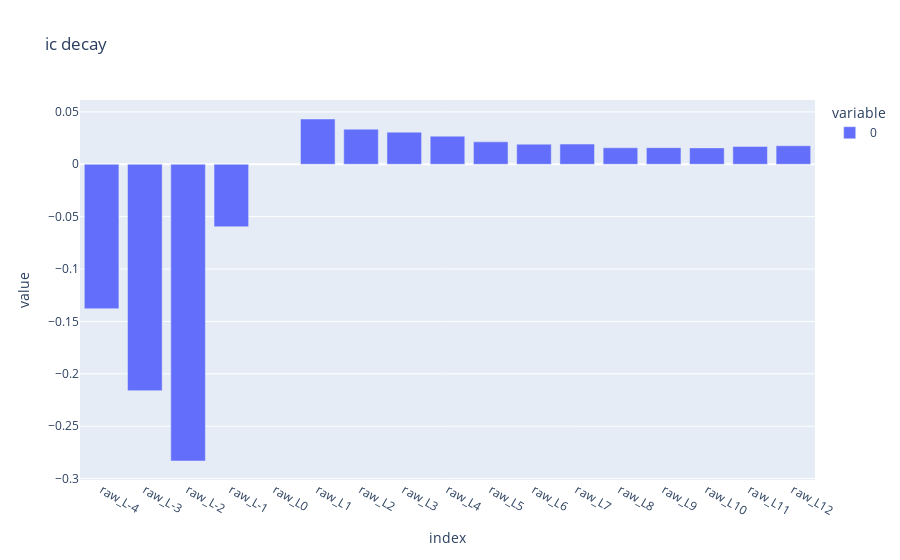
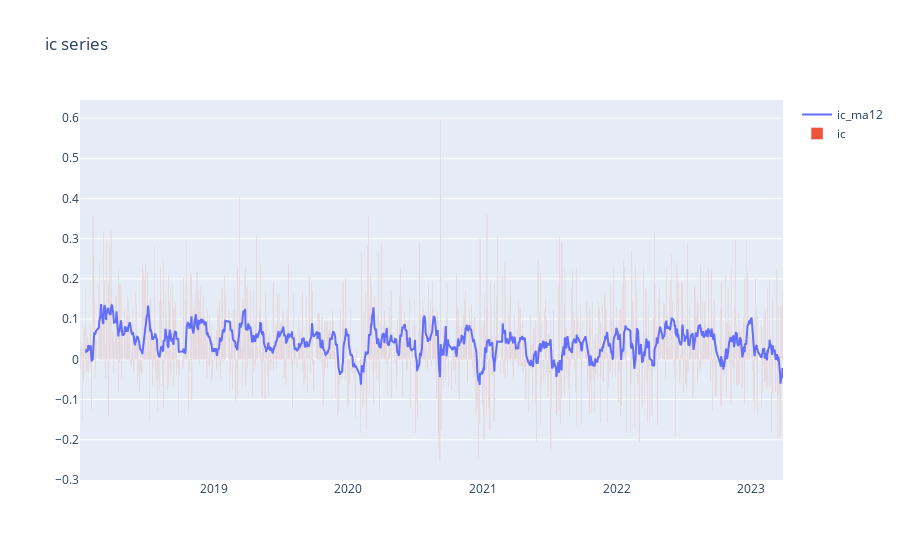
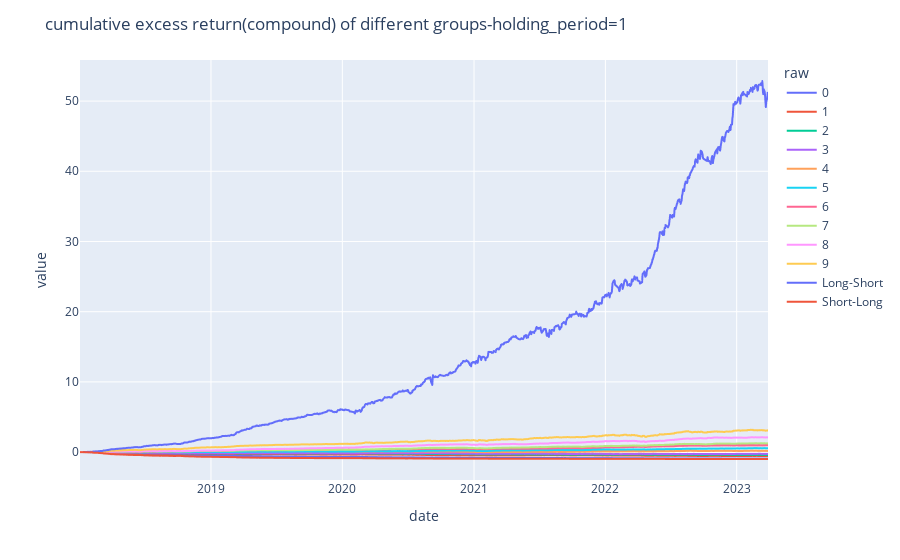
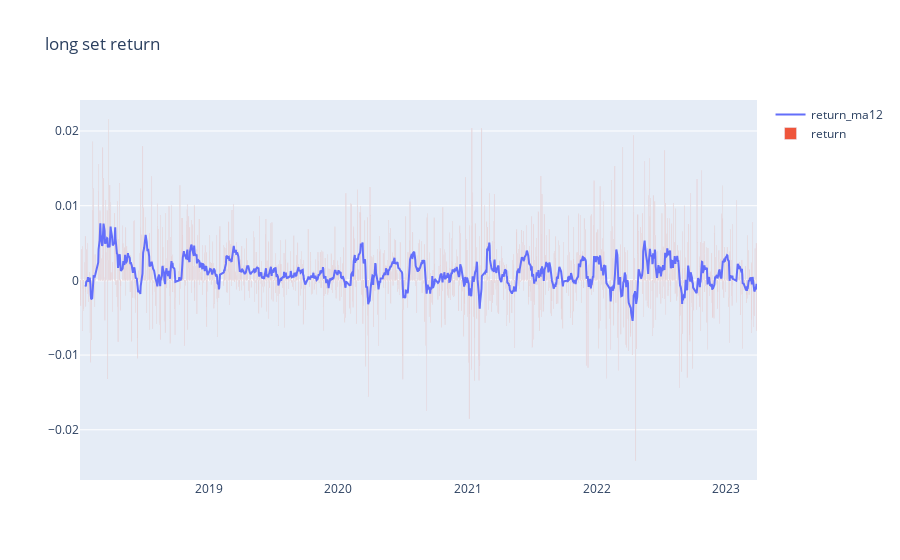

The notebook cell saved with these charts, in order:
### Code cell
report = fe.get_factor_detail_report(factor='raw',cost=0.00,universe=index_cons['zz1000'],holding_period=1,groups=10,base='avg',total=False,add_shift=1,excess_return=True)
summary_plot(report)

### Figure 1 — Plotly figure (JSON) as saved in the notebook; plotly's stock layout.template omitted (floating-point values rounded to 4 significant figures)
{"data": [{"alignmentgroup": "True", "hovertemplate": "variable=0<br>index=%{x}<br>value=%{y}<extra></extra>", "legendgroup": "0", "marker": {"color": "#636efa", "pattern": {"shape": ""}}, "name": "0", "offsetgroup": "0", "orientation": "v", "showlegend": true, "textposition": "auto", "type": "bar", "x": ["raw_L-4", "raw_L-3", "raw_L-2", "raw_L-1", "raw_L0", "raw_L1", "raw_L2", "raw_L3", "raw_L4", "raw_L5", "raw_L6", "raw_L7", "raw_L8", "raw_L9", "raw_L10", "raw_L11", "raw_L12"], "xaxis": "x", "y": [-0.1378, -0.2161, -0.2832, -0.0596, null, 0.04322, 0.03349, 0.03067, 0.02683, 0.02139, 0.0192, 0.01926, 0.01575, 0.01588, 0.01564, 0.01702, 0.01766], "yaxis": "y"}], "layout": {"barmode": "relative", "legend": {"title": {"text": "variable"}, "tracegroupgap": 0}, "title": {"text": "ic decay"}, "xaxis": {"anchor": "y", "domain": [0, 1], "title": {"text": "index"}}, "yaxis": {"anchor": "x", "domain": [0, 1], "title": {"text": "value"}}}}

### Figure 2 — Plotly figure (JSON) as saved in the notebook; plotly's stock layout.template omitted (floating-point values rounded to 4 significant figures; data arrays with more than 128 entries replaced by an {"elided": "..."} marker saying what was removed)
{"data": [{"name": "ic_ma12", "type": "scatter", "x": {"elided": "1272 str values"}, "y": {"elided": "1272 float values"}}, {"name": "ic", "type": "bar", "x": {"elided": "1272 str values"}, "y": {"elided": "1272 float values"}}], "layout": {"title": {"text": "ic series"}, "xaxis": {"anchor": "y", "domain": [0, 1]}, "yaxis": {"anchor": "x", "domain": [0, 1]}}}

### Figure 3 — Plotly figure (JSON) as saved in the notebook; plotly's stock layout.template omitted (floating-point values rounded to 4 significant figures; data arrays with more than 128 entries replaced by an {"elided": "..."} marker saying what was removed)
{"data": [{"hovertemplate": "raw=0<br>date=%{x}<br>value=%{y}<extra></extra>", "legendgroup": "0", "line": {"color": "#636efa", "dash": "solid"}, "marker": {"symbol": "circle"}, "mode": "lines", "name": "0", "showlegend": true, "type": "scattergl", "x": {"elided": "1272 str values"}, "xaxis": "x", "y": {"elided": "1272 float values"}, "yaxis": "y"}, {"hovertemplate": "raw=1<br>date=%{x}<br>value=%{y}<extra></extra>", "legendgroup": "1", "line": {"color": "#EF553B", "dash": "solid"}, "marker": {"symbol": "circle"}, "mode": "lines", "name": "1", "showlegend": true, "type": "scattergl", "x": {"elided": "1272 str values"}, "xaxis": "x", "y": {"elided": "1272 float values"}, "yaxis": "y"}, {"hovertemplate": "raw=2<br>date=%{x}<br>value=%{y}<extra></extra>", "legendgroup": "2", "line": {"color": "#00cc96", "dash": "solid"}, "marker": {"symbol": "circle"}, "mode": "lines", "name": "2", "showlegend": true, "type": "scattergl", "x": {"elided": "1272 str values"}, "xaxis": "x", "y": {"elided": "1272 float values"}, "yaxis": "y"}, {"hovertemplate": "raw=3<br>date=%{x}<br>value=%{y}<extra></extra>", "legendgroup": "3", "line": {"color": "#ab63fa", "dash": "solid"}, "marker": {"symbol": "circle"}, "mode": "lines", "name": "3", "showlegend": true, "type": "scattergl", "x": {"elided": "1272 str values"}, "xaxis": "x", "y": {"elided": "1272 float values"}, "yaxis": "y"}, {"hovertemplate": "raw=4<br>date=%{x}<br>value=%{y}<extra></extra>", "legendgroup": "4", "line": {"color": "#FFA15A", "dash": "solid"}, "marker": {"symbol": "circle"}, "mode": "lines", "name": "4", "showlegend": true, "type": "scattergl", "x": {"elided": "1272 str values"}, "xaxis": "x", "y": {"elided": "1272 float values"}, "yaxis": "y"}, {"hovertemplate": "raw=5<br>date=%{x}<br>value=%{y}<extra></extra>", "legendgroup": "5", "line": {"color": "#19d3f3", "dash": "solid"}, "marker": {"symbol": "circle"}, "mode": "lines", "name": "5", "showlegend": true, "type": "scattergl", "x": {"elided": "1272 str values"}, "xaxis": "x", "y": {"elided": "1272 float values"}, "yaxis": "y"}, {"hovertemplate": "raw=6<br>date=%{x}<br>value=%{y}<extra></extra>", "legendgroup": "6", "line": {"color": "#FF6692", "dash": "solid"}, "marker": {"symbol": "circle"}, "mode": "lines", "name": "6", "showlegend": true, "type": "scattergl", "x": {"elided": "1272 str values"}, "xaxis": "x", "y": {"elided": "1272 float values"}, "yaxis": "y"}, {"hovertemplate": "raw=7<br>date=%{x}<br>value=%{y}<extra></extra>", "legendgroup": "7", "line": {"color": "#B6E880", "dash": "solid"}, "marker": {"symbol": "circle"}, "mode": "lines", "name": "7", "showlegend": true, "type": "scattergl", "x": {"elided": "1272 str values"}, "xaxis": "x", "y": {"elided": "1272 float values"}, "yaxis": "y"}, {"hovertemplate": "raw=8<br>date=%{x}<br>value=%{y}<extra></extra>", "legendgroup": "8", "line": {"color": "#FF97FF", "dash": "solid"}, "marker": {"symbol": "circle"}, "mode": "lines", "name": "8", "showlegend": true, "type": "scattergl", "x": {"elided": "1272 str values"}, "xaxis": "x", "y": {"elided": "1272 float values"}, "yaxis": "y"}, {"hovertemplate": "raw=9<br>date=%{x}<br>value=%{y}<extra></extra>", "legendgroup": "9", "line": {"color": "#FECB52", "dash": "solid"}, "marker": {"symbol": "circle"}, "mode": "lines", "name": "9", "showlegend": true, "type": "scattergl", "x": {"elided": "1272 str values"}, "xaxis": "x", "y": {"elided": "1272 float values"}, "yaxis": "y"}, {"hovertemplate": "raw=Long-Short<br>date=%{x}<br>value=%{y}<extra></extra>", "legendgroup": "Long-Short", "line": {"color": "#636efa", "dash": "solid"}, "marker": {"symbol": "circle"}, "mode": "lines", "name": "Long-Short", "showlegend": true, "type": "scattergl", "x": {"elided": "1272 str values"}, "xaxis": "x", "y": {"elided": "1272 float values"}, "yaxis": "y"}, {"hovertemplate": "raw=Short-Long<br>date=%{x}<br>value=%{y}<extra></extra>", "legendgroup": "Short-Long", "line": {"color": "#EF553B", "dash": "solid"}, "marker": {"symbol": "circle"}, "mode": "lines", "name": "Short-Long", "showlegend": true, "type": "scattergl", "x": {"elided": "1272 str values"}, "xaxis": "x", "y": {"elided": "1272 float values"}, "yaxis": "y"}], "layout": {"legend": {"title": {"text": "raw"}, "tracegroupgap": 0}, "margin": {"t": 60}, "title": {"text": "cumulative excess return(compound) of different groups-holding_period=1"}, "xaxis": {"anchor": "y", "domain": [0, 1], "title": {"text": "date"}}, "yaxis": {"anchor": "x", "domain": [0, 1], "title": {"text": "value"}}}}

### Figure 4 — Plotly figure (JSON) as saved in the notebook; plotly's stock layout.template omitted (floating-point values rounded to 4 significant figures; data arrays with more than 128 entries replaced by an {"elided": "..."} marker saying what was removed)
{"data": [{"name": "return_ma12", "type": "scatter", "x": {"elided": "1272 str values"}, "y": {"elided": "1272 float values"}}, {"name": "return", "type": "bar", "x": {"elided": "1272 str values"}, "y": {"elided": "1272 float values"}}], "layout": {"title": {"text": "long set return"}, "xaxis": {"anchor": "y", "domain": [0, 1]}, "yaxis": {"anchor": "x", "domain": [0, 1]}}}
